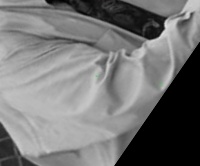
#> input picture python_src/hash2_org.jpg, 200 x 166 px
$ python dumpKeypointsToJson.py hash2_org.jpg hash2_org.jpg   (Python 2 division)
#> lines starting #> are read from the running program, lines starting #| are printed output that depends on the picture; after the words box and inside, x2 and y2 are one past the last pixel; in counts of white or black regions, pixels touching at a corner belong together
#> in main, img is the input picture: shape (166, 200, 3); mean B, G, R 117.2, 117.2, 117.2
### python_src/edgeFinder.py
import numpy as np
import cv2
import keypoints as kp
import sys

def getTheKeypoints_inner(img, gaussW):

#> called with gaussW = 41
	img = cv2.GaussianBlur(img,(gaussW,gaussW),0)
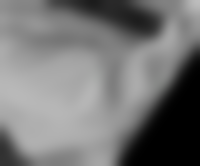
#> img: shape (166, 200, 3); mean of channels 0, 1, 2 117.2, 117.3, 117.2; drawn as B, G, R
	img = cv2.cvtColor(img,cv2.COLOR_BGR2GRAY)
#> img: shape (166, 200)
	ret,img = cv2.threshold(img,100,255,cv2.THRESH_BINARY)
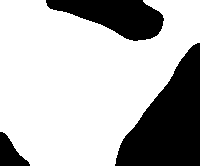
#> img: shape (166, 200); 71.5% white; 3 black regions

	# cv2.imshow('b',img)
	# cv2.imshow('here..'+str(img.shape), img)
	# cv2.waitKey()

	contours, hierarchy = cv2.findContours(img,cv2.RETR_TREE,cv2.CHAIN_APPROX_SIMPLE)
#> contours = 1 contour; box (x1, y1, x2, y2) and area: (0, 0, 200, 166) 23408

	print "len(contours)"
	print len(contours)
#| 1

	filteredContours = []
	area_here = 100 #FIXME:
	area_here_max = 600
	for cnt in contours:
		if cv2.contourArea(cnt) > area_here:
			filteredContours.append(cnt)
#> this loop made 1 pass
#> after the loop, filteredContours has the same summary as contours

	return filteredContours


def getTheEdges(img, gaussW):
	return getTheKeypoints_inner(img, gaussW)

### python_src/keypoints.py
import time

import math
from scipy.interpolate import UnivariateSpline, interp1d
from scipy.integrate import quad, cumtrapz, quad_explain
from scipy.signal import medfilt
from scipy.signal import savgol_filter
from statsmodels.nonparametric.smoothers_lowess import lowess
import numpy as np
import pylab
from numpy import sin,pi,linspace
from pylab import plot,show,subplot, axhline, axis, axes
from scipy.signal import argrelextrema
import plotting
####### gen points ########

g_name = 'REPLACE_ME'
g_enable_plotting = True
g_SmoothingForParameterization_t = 0
g_SmoothingForParameterization_s = 1000
g_SmoothingForDeltaCurvature = None
g_isMakeAllPointsEqidistant = False
g_cullPoints = False
g_maxNoOfPointsForCullingFunctoin = 40
g_SmoothingForPointsCulling = 0
g_numberOfPixelsPerUnit = 1

#debug
g_plotVelocity = True
g_dividerForPts = 1


def PointsInCircum(r,n=100):
    return [(math.cos(2*pi/n*x)*r,math.sin(2*pi/n*x)*r) for x in xrange(0,n+1)]

# [27 lines left out: functions thatCurve, plotOneFuncVsOrgPoints, not called in this run]
    # show()
    #PLOT

def randomPlot1(org_x, org_y, arcLengthList, fx_s, fy_s):
    if not g_enable_plotting:
        return
    # [13 lines of commented-out code are left out]

def plotVelocity(t_pts, v_pts):
    plot(t_pts, v_pts)
    # show()
#####################################
####### debug prints #######
#####################################
# [41 lines left out: functions printTheDerivativesError, randomPrint1, breakUpFullLengthOfArcIntoXPoints, getSimplePts, not called in this run]
#####################################
####### \make less points
#####################################

#####################################
####### main code ########
#####################################

def getPointsAndFirstDerAtT(t, fx, fy):
    return fx([t])[0], fx.derivative(1)([t])[0], fy([t])[0], fy.derivative(1)([t])[0]

def lengthRateOfChangeFunc(t, fx, fy):
    x, dxdt, y, dydt = getPointsAndFirstDerAtT(t, fx, fy)
    val = math.sqrt(dxdt**2 + dydt**2)
    return val

def arcLengthAllTheWayToT(tList, fx_t, fy_t, noOfPoints=100, subDivide=g_dividerForPts):
    all_x_vals = tList
    all_y_vals = []
    for i in range((len(all_x_vals)*subDivide)):#FIXME: this won't work for odd values of tList, it makes the presumption that tList is just incrementing ints
            x1 = float(i)/float(subDivide)
            all_y_vals.append(lengthRateOfChangeFunc(x1, fx_t, fy_t))

    #extract only the y values we care about
    next_all_y_vals = []
    for i in range(len(all_y_vals)/subDivide):
            next_all_y_vals.append(all_y_vals[i*subDivide])

    all_y_vals = next_all_y_vals
# [6 lines of commented-out code are left out]

    vals = cumtrapz(all_y_vals, all_x_vals, initial=0)
#	print vals
    return vals

def convertTListToArcLengthList(tList, fx_t, fy_t):
    #print "starting the integral"
    time1 = time.time()
    arcLengthList = arcLengthAllTheWayToT(tList, fx_t, fy_t, noOfPoints=len(tList))
    time2 = time.time()
    print 'integral took %0.3f seconds' % ((time2-time1))
    return arcLengthList

# [28 lines left out: functions plotTheIntegratorStuff, plotThisPointForTheArcLengthStuff, not called in this run]


def convertTListToArcLengthList_debug_new(tList, fx_t, fy_t):
    # [23 lines of commented-out code are left out]

    return convertTListToArcLengthList(tList, fx_t, fy_t)


################################################
##############OLD

def getPointsAndFirstDerAtT_old(t, fx, fy):
    return fx([t])[0], fx.derivative(1)([t])[0], fy([t])[0], fy.derivative(1)([t])[0]

# [4 lines left out: function lengthRateOfChangeFunc_old, not called in this run]

def arcLengthAtParamT(t, fx_t, fy_t):
    val = quad(lengthRateOfChangeFunc_old, 0, t, args=(fx_t, fy_t))
    return val[0]

# [6 lines left out: function TtoS_old, not called in this run]


def _convertTListToArcLengthList_old(tList, fx, fy):
    return TtoS_old(tList, fx, fy)

# [7 lines left out: function convertTListToArcLengthList_old, not called in this run]

################################################
##############OLD END

def arcLengthAtParamT_old(t, fx_t, fy_t):
    val = quad(lengthRateOfChangeFunc, 0, t, args=(fx_t, fy_t))
    return val[0]

def getParameterizedFunctionFromPoints(tList, x_pts, y_pts, smoothing=None):
    fx_t = UnivariateSpline(tList, x_pts, k=3, s=smoothing)
    fy_t = UnivariateSpline(tList, y_pts, k=3, s=smoothing)
    return fx_t, fy_t

#if reparameterizing with respect to arc length then [s1, s2, ...] = t_to_s_function([t1, t2, ...])
def reParameterizeFunctionFromPoints(t_to_s_function, tList, fx_t, fy_t, smoothing=None):
    #for each point (org_x[i], org_y[i]) the "arcLengthList" gives use the arc length from 0 to that point
    #arcLengthList = convertTListToArcLengthList_old(tList, fx_t, fy_t)

    temp_tList = []
    for i in range(tList[-1]):
        temp_tList.append( float(i) )
        temp_tList.append( float(float(i)+0.5) )

    # plot(fx_t(temp_tList), fy_t(temp_tList), 'b', color="green")
    # plot(fx_t(temp_tList), fy_t(temp_tList), 'x', color="green")

    arcLengthList = convertTListToArcLengthList_debug_new(tList, fx_t, fy_t)

    fx_s, fy_s = getParameterizedFunctionFromPoints(arcLengthList, fx_t(tList), fy_t(tList), smoothing=smoothing)
    # plot(fx_s(arcLengthList), fy_s(arcLengthList), 'b', color="red")

    #now evenly distribute the arcLengthList
    start = float(arcLengthList[0])
    end = float(arcLengthList[-1])
    temp_range = end - start

    tempArcLengthList = []
    for i in range(int(temp_range)):
        tempArcLengthList.append((i+start))
    arcLengthList = np.array(tempArcLengthList)

    # print 'showing no smooth 2'
    # plot(fx_s(arcLengthList), fy_s(arcLengthList), 'b', color="blue")
    # show()


    return arcLengthList, fx_s, fy_s

def getFirstAndSecondDerivForTPoints(arcLengthList, fx_s, fy_s):
    x = fx_s(arcLengthList)
    x_ = fx_s.derivative(1)(arcLengthList)
    x__ = fx_s.derivative(2)(arcLengthList)

    y = fy_s(arcLengthList)
    y_ = fy_s.derivative(1)(arcLengthList)
    y__ = fy_s.derivative(2)(arcLengthList)
    return x, x_, x__, y, y_, y__

def getEqidistantPointsArcLengthList(oldArcLengthList, fx_s, fy_s):
    #TODO: implement this if needed
    pass

def newArcLengthList(oldArcLengthList, fx_s, fy_s, isMakeAllPointsEqidistant=g_isMakeAllPointsEqidistant):
    if isMakeAllPointsEqidistant:
        return getEqidistantPointsAlongFunction(oldArcLengthList, fx_s, fy_s)
    return oldArcLengthList

def dist(x,y):
    import numpy
    return numpy.sqrt( (x[0]-y[0])**2 + (x[1]-y[1])**2 )

#Remember: curvature points will be the input points (and so won't be equidistant if the arcLengthList isn't)
def getCurvatureForPoints(arcLengthList, fx_s, fy_s, smoothing=None):
    x, x_, x__, y, y_, y__ = getFirstAndSecondDerivForTPoints(arcLengthList, fx_s, fy_s)
    curvature = abs(x_* y__ - y_* x__) / np.power(x_** 2 + y_** 2, 3 / 2)
    fCurvature = UnivariateSpline(arcLengthList, curvature, s=smoothing)
    dxcurvature = fCurvature.derivative(1)(arcLengthList)
    dx2curvature = fCurvature.derivative(2)(arcLengthList)
    return curvature, dxcurvature, dx2curvature

def parameterizeFunctionWRTArcLength(pts):
    org_x, org_y = pts[:, 0], pts[:, 1]
    return _parameterizeFunctionWRTArcLength(org_x, org_y)

def _parameterizeFunctionWRTArcLength(org_x, org_y):

    tList = np.arange(org_x.shape[0])

    window = 11
    poly_degree = 2
    org_x_cpy = org_x
    org_y_cpy = org_y

    # [12 lines of commented-out code are left out]

    fx_t, fy_t = getParameterizedFunctionFromPoints(tList, org_x_cpy, org_y_cpy, smoothing=g_SmoothingForParameterization_t)#this will smooth out the input shape

    # [10 lines of commented-out code are left out]

    arcLengthList, fx_s_no_smooth, fy_s_no_smooth= reParameterizeFunctionFromPoints(convertTListToArcLengthList_old, tList, fx_t, fy_t, smoothing=0)
    arcLengthList, fx_s, fy_s = reParameterizeFunctionFromPoints(convertTListToArcLengthList_old, tList, fx_t, fy_t, smoothing=g_SmoothingForParameterization_s)

    #PRINT DEBUG
    #PLOT
    print "debug"
    plotting.plotTwoFuncsVsOrgPoints2(arcLengthList, tList, fx_t(tList), org_x, fy_t(tList), org_y, fx_s(arcLengthList), fy_s(arcLengthList), fx_s_no_smooth, fy_s_no_smooth)
    print "/debug"

    # show()
    #PLOT
    # randomPrint1(arcLengthList, org_x, org_y, fx_s, fy_s)
    # randomPlot1(org_x, org_y, arcLengthList, fx_s, fy_s)
    #PRINT DEBUG

    arcLengthList = newArcLengthList(arcLengthList, fx_s, fy_s)
    x, x_, x__, y, y_, y__ = getFirstAndSecondDerivForTPoints(arcLengthList, fx_s, fy_s)

    #PRINT DEBUG
    # printTheDerivativesError(x_, y_)
    #PRINT DEBUG

    curvature, dxcurvature, dx2curvature = getCurvatureForPoints(arcLengthList, fx_s, fy_s, smoothing=g_SmoothingForDeltaCurvature)

    return fx_s_no_smooth(arcLengthList), fy_s_no_smooth(arcLengthList), x_, y_, x__, y__, arcLengthList, curvature, dxcurvature, dx2curvature, arcLengthList[-1], fx_s, fy_s


def filterLocalMaximums(indexesOfMaximums, curvatureAtIndex, threshold=.05, maxIndex=None):
    ret = []
    for i in range(len(indexesOfMaximums)):
        if not maxIndex == None and indexesOfMaximums[i] < int(maxIndex/4):
            continue

        if not maxIndex == None and indexesOfMaximums[i] > int((maxIndex*3)/4):
            continue

        if curvatureAtIndex[i] > threshold:
            ret.append(indexesOfMaximums[i])

    return ret

def getPointsForLocalMaximumsOfCurvature(curvature, xs, ys, sList, isShapeCyclic=False):

    tempIndexesOfMaximums = argrelextrema(curvature, np.greater, order=2)
    indexesOfMaximums = tempIndexesOfMaximums[0]

    maxIndex = None
    if isShapeCyclic:
        maxIndex=len(curvature)
    indexesOfMaximums = filterLocalMaximums(indexesOfMaximums, curvature[indexesOfMaximums], maxIndex=maxIndex);

    curvatureOfLocalMaximum = curvature[indexesOfMaximums]
    arcLengthOfLocalMaximum = sList[indexesOfMaximums]

    xCoordsOfLocalMaximum = xs[indexesOfMaximums]
    yCoordsOfLocalMaximum = ys[indexesOfMaximums]

    fin_pts = []
    for i in range(len(xCoordsOfLocalMaximum)):
        pt = (xCoordsOfLocalMaximum[i], yCoordsOfLocalMaximum[i])
        fin_pts.append(pt)

    # [7 lines of commented-out code are left out]
    ret = []
    for i in range(len(xCoordsOfLocalMaximum)):
        xs = xCoordsOfLocalMaximum[i]
        ys = yCoordsOfLocalMaximum[i]
        ret.append([xs, ys])

    return ret


def getKeypoints(pts, numberOfPixelsPerUnit=g_numberOfPixelsPerUnit):#FIXME: use number of pixels per unit to calc the smoothing
    org_x, org_y = pts[:, 0], pts[:, 1]

    isShapeCyclic = False
    if dist( (org_x[0], org_y[0]), (org_x[-1], org_y[-1])) < 10:
        print "isShapeCyclic = True"
        isShapeCyclic = True
        org_x = np.append(org_x,org_x)
        org_y = np.append(org_y,org_y)
    # [5 lines of commented-out code are left out]

    if g_cullPoints:
        org_x, org_y, junk = getSimplePts(pts)

    xs, ys, dxdt, dydt, d2xdt, d2ydt, s, curvature, dxcurvature, dx2curvature, fullLength_s, fx_s, fy_s = _parameterizeFunctionWRTArcLength(org_x, org_y)

    # curvature_f = UnivariateSpline(s, curvature, k=3, s=1.0/20.0)
    # curvature = curvature(s)
    ret = getPointsForLocalMaximumsOfCurvature(curvature, xs, ys, s, isShapeCyclic=isShapeCyclic)

    return ret

### python_src/getKeypointsFromEdges.py
import numpy as np
import cv2
import keypoints as kp
import sys

def getKeypointsFromEdges(edges):
    ret = []

    for edge in edges:
        ret.extend(kp.getKeypoints(np.array(edge)))

    print "Number of keypoints: " + str(len(ret))
    return ret

### python_src/plotting.py
import matplotlib
matplotlib.use('Agg')
import pylab
from pylab import plot,show,subplot, axhline, axis, axes
####### gen points ########
g_name = "image"
g_enable_plotting = True


# [13 lines left out: function plotTwoFuncsVsOrgPoints, not called in this run]
    #plot(fx_t(tList), fy_t(tList), 'b', color="blue")
    # show()
    #PLOT

def plotTwoFuncsVsOrgPoints2(sList, tList, fx_t, org_x, fy_t, org_y, fx_s, fy_s, fx_s_no_smooth, fy_s_no_smooth):
    if not g_enable_plotting:
        return
    #PLOT
    subplot(311)
    plot(org_x, org_y, 'b', color="red")
    # plot(fx_t, fy_t, 'b', color="blue")
    plot(fx_s_no_smooth(sList), fy_s_no_smooth(sList), 'x', color="blue")
    plot(fx_s, fy_s, 'b', color="green")
    subplot(312)
    plot(sList, fx_s_no_smooth(sList), 'x', color="blue")
    plot(sList, fx_s, 'b', color="green")
    subplot(313)
    plot(sList, fy_s_no_smooth(sList), 'x', color="blue")
    plot(sList, fy_s, 'b', color="green")
    # show()
    #PLOT

# [81 lines left out: functions plotArcVsSmoothedOrg, plotItAtIndex, plotCurvatureLocalMaximums, not called in this run]

### python_src/dumpKeypointsToJson.py
import cv2


def dumpToJson(kps, filename):
	import json
	calcdKeypoints = []
	for kp in kps:
		tempObj = {}
		tempObj["x"] = int(kp[0])
		tempObj["y"] = int(kp[1])
		calcdKeypoints.append(tempObj)

	keyPoints = {}
	keyPoints['keypoints'] = calcdKeypoints
	output = {}
	output['output'] = keyPoints

	f = open(filename,'w+')
	f.write( json.dumps(output) )


def drawKeypointsOntoImage(img, kps):
	for kp in kps:
		cv2.circle(img, (int(kp[0]), int(kp[1])) , 3, (0,0,255), 2)


def dist(x,y):
	import numpy
	return numpy.sqrt( (x[0]-y[0])**2 + (x[1]-y[1])**2 )

def isLine(k1, k2):
	return k1[0] == k2[0] or k1[1] == k2[1]

def getEquidistantPointsForSingleEdge(edge):
	import numpy as np
	ret = []
	prevPoint = (0,0)
	for i in range(len(edge)):
		if i == 0:
			pt = edge[i]
			prevPoint = (pt[0][0], pt[0][1])
			ret.append(prevPoint)
			continue

		pt = edge[i]
		currentPoint = (pt[0][0], pt[0][1])

		#add all the points in between
		distance = dist(currentPoint, prevPoint)
		if distance > 5 and not isLine(currentPoint, prevPoint):
			# raise ValueError("It wasn't a line!!!" + str(currentPoint) + " : " + str(prevPoint))
			pass
		elif distance > 5:
			iter = int(distance/5)
			for i in range(iter):
				sign = 1
				if ((prevPoint[0] - currentPoint[0]) + (prevPoint[1] - currentPoint[1])) < 0:
					sign = -1
				appendX = (5*(i+1))*sign*-1

				if prevPoint[0] == currentPoint[0]:
					ret.append((prevPoint[0], prevPoint[1]+ appendX))
				else:
					ret.append((prevPoint[0] + appendX, prevPoint[1]))

		ret.append(currentPoint)
		prevPoint = currentPoint

	return ret


def getEquidistantPoints(edges):
	ret = []
	for edge in edges:
		newEdge = getEquidistantPointsForSingleEdge(edge)
		ret.append(newEdge)
	return ret

def dumpKeypoints(img, filename):
	import edgeFinder
	import getKeypointsFromEdges
	gaussW = 41
	edges = edgeFinder.getTheEdges(img, gaussW)
#> edges has the same summary as contours in getTheKeypoints_inner

	######################################### DEBUG
	print "Showing edges on image..."
	for edge in edges:
		cv2.drawContours(img, [edge], 0, (0,255,0), 1)
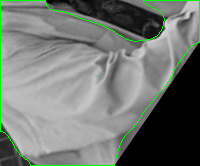
#> img: shape (166, 200, 3); 2.05% of pixels changed, all inside (x1, y1, x2, y2) = (0, 0, 200, 166)
	cv2.imshow("dd", img)
	cv2.waitKey()

	img3 = img.copy()
	img2 = img.copy()
	img2 = cv2.GaussianBlur(img2,(gaussW,gaussW),0)
	img2 = cv2.cvtColor(img2,cv2.COLOR_BGR2GRAY)
#> img2: shape (166, 200)
	ret,img2 = cv2.threshold(img2,100,255,cv2.THRESH_BINARY)
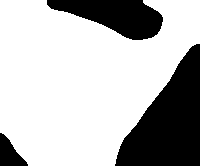
#> img2: shape (166, 200); 72.1% white; 3 black regions, box (x1, y1, x2, y2) and area: (115, 44, 200, 166) 5993, (47, 0, 163, 40) 2765, (0, 133, 28, 166) 521
	for edge in edges:
		cv2.drawContours(img3, [edge], 0, (0,255,0), 1)

	# cv2.imshow("dd", img3)
	# cv2.waitKey()
	######################################### /DEBUG

	edges = getEquidistantPoints(edges)
#> the loop in getEquidistantPoints, `for edge in edges:` made 1 pass
#> after the loop in getEquidistantPoints, `for edge in edges:`: ret = 1 item
#> edges = 1 item
	kps = getKeypointsFromEdges.getKeypointsFromEdges(edges)
#> the loop in getKeypointsFromEdges, `for edge in edges:` made 1 pass
#> isShapeCyclic in getKeypoints on pass 1: False
#| integral took 0.058 seconds
#| integral took 0.043 seconds
#| debug
#| /debug
#| Number of keypoints: 2

	######################################### DEBUG
	print "Showing keypoints on image..."
	drawKeypointsOntoImage(img3, kps)
#> the loop in drawKeypointsOntoImage, `for kp in kps:` made 2 passes
#> kp on passes 1 to 2: [145, 0.0429], [162, 26.17]
	cv2.imwrite("./keypoints_.png", img3)
	cv2.imshow("dd", img3)
	cv2.waitKey()
	######################################### /DEBUG

	dumpToJson(kps, filename)
#> the loop in dumpToJson, `for kp in kps:` made 2 passes

def toFullPath(imgName):
	return "input/"+imgName+".jpg"


def dumpExcludeList(exList, outputFile):
	f = open(outputFile,'w+')
	for ex in exList:
		f.write( ex + '\n' )

def main():
	import sys
	if len(sys.argv) < 3:
		print("you need to pass in an image path!!!! and also an output path for the json")
		return -1

	print sys.argv[1] + " : " + sys.argv[2]
	img = cv2.imread(sys.argv[1])
	dumpKeypoints(img, sys.argv[2])


main()
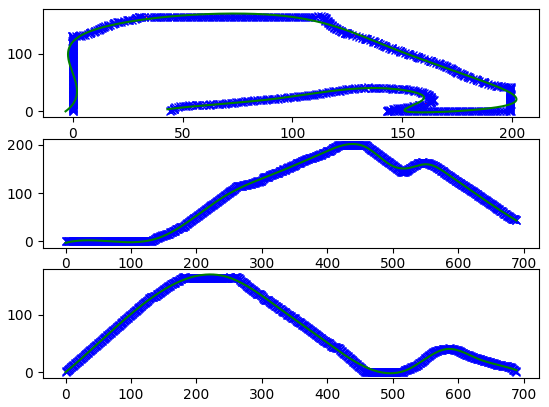
#> figure drawn by matplotlib, 3 panels; panel 2: curve peaks at x = 419, y = 199.4; panel 2: curve peaks at x = 439, y = 201.9; panel 3: curve peaks at x = 261, y = 165.4; panel 3: curve peaks at x = 221, y = 170.4
